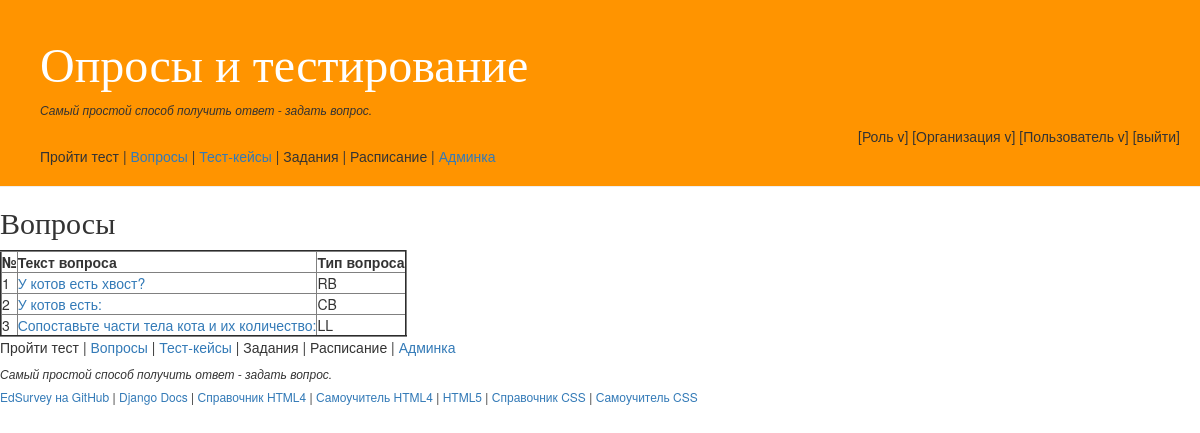
The app's page /questions/, older data.
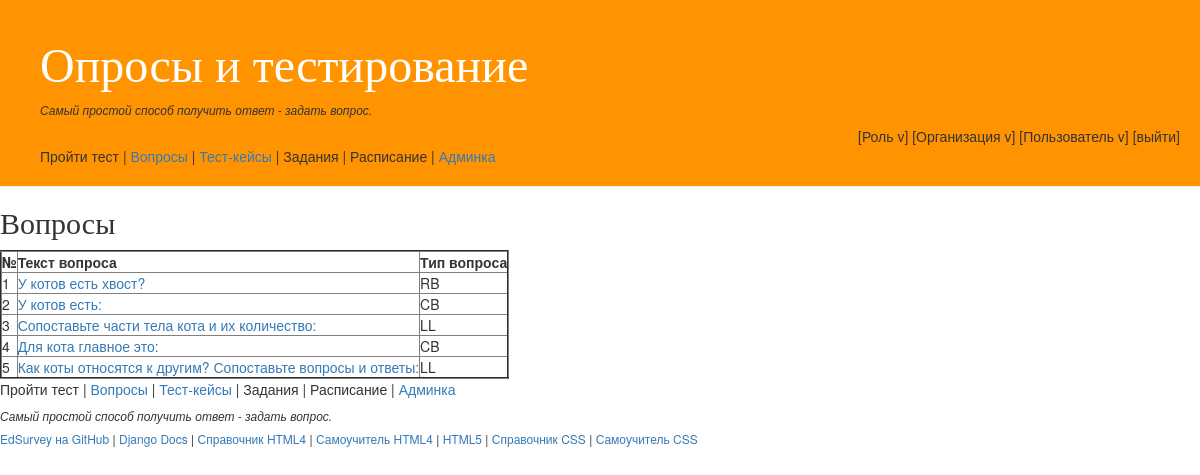
The same page, newer data.
### questions/models.py (models this page shows, shortened)
class Question(models.Model):
    class Meta:
        verbose_name = 'Вопрос'
        verbose_name_plural = 'Вопросы'
    RADIOBUTTON = 'RB'  # (*) One -from- List
    CHECKBOX = 'CB'     # [v] Some -from- List
    LINKEDLISTS = 'LL'   # Link One from first list -to- One from other list
    QUESTION_TYPE_CHOICES = (
        (RADIOBUTTON, 'Один из ...'),
        (CHECKBOX, 'Несколько из ...'),
        (LINKEDLISTS, "Путанка"),
    )
    qtype = models.CharField(
        max_length=2,
        choices=QUESTION_TYPE_CHOICES,
        default=RADIOBUTTON,
    )
    description = models.TextField()

### questions/views.py (the view)
def index(request):
    questions = Question.objects.all()
    return render(
        request,
        'questions.html',
        {'questions': questions},
    )

### questions/templates/questions.html
{% extends 'home.htm' %}
{% block mainblock %}
    <h2>Вопросы</h2>
    <table border="2">
        <tr>
            <th>№</th>
            <th>Текст вопроса</th>
            <th>Тип вопроса</th>
        </tr>
{% for question in questions %}
        <tr>
            <td>{{question.id}}</td>
            <td><a href="./answersbyquestion/{{question.id}}"> {{question.description}} </a></td>
            <td>{{question.qtype}}</td>
        </tr>
{% endfor %}
    </table>
{% endblock %}

### home/templates/home.htm (shortened to what this page needs)
{% load static %}
<!DOCTYPE html>
<head>
    <link rel="stylesheet" href="//maxcdn.bootstrapcdn.com/bootstrap/3.2.0/css/bootstrap.min.css">
    <link rel="stylesheet" href="//maxcdn.bootstrapcdn.com/bootstrap/3.2.0/css/bootstrap-theme.min.css">
    <link rel="stylesheet" href="{% static 'main.css' %}" >
</head>
<body>
<div class="page-header">
    <h1><a href="/">Опросы и тестирование</a></h1>
    <h6><i>Самый простой способ получить ответ - задать вопрос.</i></h6>
    <div align="right">[Роль v] [Организация v] [Пользователь v] [выйти]</div>
    Пройти тест |
    <a href="/questions/">Вопросы</a> |
    <a href="/testcases/">Тест-кейсы</a> |
    Задания |
    Расписание |
    <a href="/admin/" target="_blank">Админка</a>
</div>
{% block mainblock %}{% endblock %}
<div class="page-footer">
    Пройти тест |
    <a href="/questions/">Вопросы</a> |
    <a href="/testcases/">Тест-кейсы</a> |
    Задания |
    Расписание |
    <a href="/admin/" target="_blank">Админка</a>
    <h6><i>Самый простой способ получить ответ - задать вопрос.</i></h6>
    <h6>
        <a href="https://github.com/GreStas/EdSurvey" target="_blank">EdSurvey на GitHub</a> |
        <a href="https://docs.djangoproject.com/en/1.11/contents/" target="_blank">Django Docs</a> |
        <a href="http://htmlbook.ru/html" target="_blank">Справочник HTML4</a> |
        <a href="http://htmlbook.ru/samhtml" target="_blank">Самоучитель HTML4</a> |
        <a href="http://htmlbook.ru/html5" target="_blank">HTML5</a> |
        <a href="https://webref.ru/css" target="_blank">Справочник CSS</a> |
        <a href="http://htmlbook.ru/samcss" target="_blank">Самоучитель CSS</a>
    </h6>
</div>
</body>
</html>

### home/static/main.css (style rules this page uses)
.page-header { background-color: #ff9400; margin-top: 0; padding: 20px 20px 20px 40px; }
.page-header h1, .page-header h1 a, .page-header h1 a:visited, .page-header h1 a:active { color: #ffffff; font-size: 36pt; text-decoration: none; }
h1, h2, h3, h4 { font-family: 'Lobster', cursive; }

Row changes from the older to the newer data that the page shows:
added Question: id "4", description "Для кота главное это:", qtype "CB"
added Question: id "5", description "Как коты относятся к другим? Сопоставьте вопросы и ответы:", qtype "LL"
